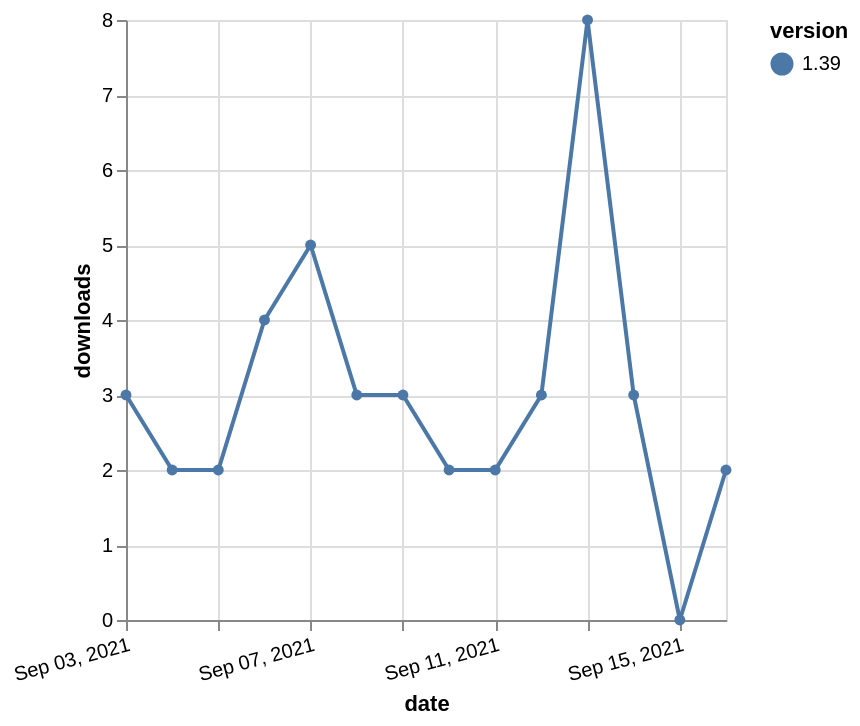

Here is the Vega-Lite specification saved for this chart:
### Vega-Lite specification from a JSON file in a GitHub repository (floating-point values rounded to 4 significant figures)
{"$schema": "https://vega.github.io/schema/vega-lite/v5.json", "description": "A simple bar chart with embedded data.", "data": {"values": [{"date": "2021-09-03", "total": 3015, "delta": 3, "version": "1.39"}, {"date": "2021-09-04", "total": 3017, "delta": 2, "version": "1.39"}, {"date": "2021-09-05", "total": 3019, "delta": 2, "version": "1.39"}, {"date": "2021-09-06", "total": 3023, "delta": 4, "version": "1.39"}, {"date": "2021-09-07", "total": 3028, "delta": 5, "version": "1.39"}, {"date": "2021-09-08", "total": 3031, "delta": 3, "version": "1.39"}, {"date": "2021-09-09", "total": 3034, "delta": 3, "version": "1.39"}, {"date": "2021-09-10", "total": 3036, "delta": 2, "version": "1.39"}, {"date": "2021-09-11", "total": 3038, "delta": 2, "version": "1.39"}, {"date": "2021-09-12", "total": 3041, "delta": 3, "version": "1.39"}, {"date": "2021-09-13", "total": 3049, "delta": 8, "version": "1.39"}, {"date": "2021-09-14", "total": 3052, "delta": 3, "version": "1.39"}, {"date": "2021-09-15", "total": 3052, "delta": 0, "version": "1.39"}, {"date": "2021-09-16", "total": 3054, "delta": 2, "version": "1.39"}]}, "width": "container", "mark": {"type": "line", "point": {"filled": true}}, "encoding": {"x": {"field": "date", "type": "temporal", "timeUnit": "yearmonthdate", "title": "date", "axis": {"labelAngle": -15}}, "y": {"field": "delta", "type": "quantitative", "title": "downloads"}, "color": {"field": "version", "type": "nominal"}, "tooltip": {"field": "delta"}}}
